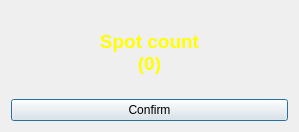
<?xml version="1.0" encoding="UTF-8"?>
<ui version="4.0">
 <class>DialogAlarm</class>
 <widget class="QDialog" name="DialogAlarm">
  <property name="geometry">
   <rect>
    <x>0</x>
    <y>0</y>
    <width>299</width>
    <height>132</height>
   </rect>
  </property>
  <property name="sizePolicy">
   <sizepolicy hsizetype="Fixed" vsizetype="Fixed">
    <horstretch>0</horstretch>
    <verstretch>0</verstretch>
   </sizepolicy>
  </property>
  <property name="minimumSize">
   <size>
    <width>290</width>
    <height>130</height>
   </size>
  </property>
  <property name="maximumSize">
   <size>
    <width>300</width>
    <height>132</height>
   </size>
  </property>
  <property name="windowTitle">
   <string>Found Spot In Guard Zone </string>
  </property>
  <layout class="QVBoxLayout" name="verticalLayout">
   <item>
    <widget class="QLabel" name="label">
     <property name="font">
      <font>
       <pointsize>14</pointsize>
       <weight>75</weight>
       <bold>true</bold>
      </font>
     </property>
     <property name="styleSheet">
      <string notr="true">color: rgb(255, 255, 0);</string>
     </property>
     <property name="text">
      <string>Spot count
(0)</string>
     </property>
     <property name="alignment">
      <set>Qt::AlignCenter</set>
     </property>
    </widget>
   </item>
   <item>
    <widget class="QPushButton" name="pushButton">
     <property name="text">
      <string>Confirm</string>
     </property>
    </widget>
   </item>
  </layout>
 </widget>
 <resources/>
 <connections/>
</ui>
